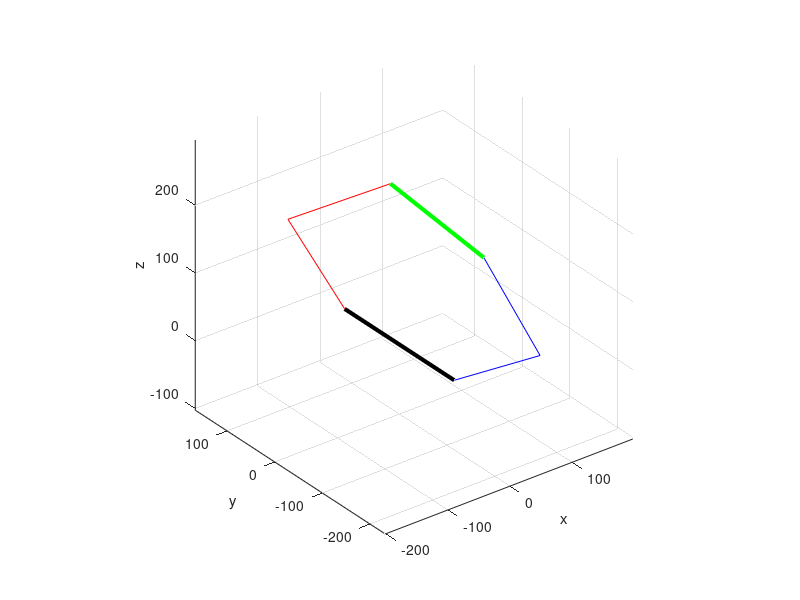

Reproduce this figure in MATLAB.
clc
clear
clf
l1 = 230.0692;
l2 = 146.25;
L1 = 230.0692;
L2 = 146.25;

% l1 = 2.20;
% l2 = 1.4725;
% L1 = 2.20;
% L2 = 1.4725;
% deg = pi/180;

q11q12q21q22 = [0.5*pi/4, pi/6, 1*pi/4, pi/3];
% q11q12q21q22 = [1.35283894173723    1.51568066620560    0.771619248250125    1.01963972090195];
q11 = q11q12q21q22(1);
q12 = q11q12q21q22(2);
q21 = q11q12q21q22(3);
q22 = q11q12q21q22(4);

x11 = sin(q11);
y11 = cos(q11);
x12 = sin(q12);
y12 = cos(q12);
x21 = sin(q21);
y21 = cos(q21);
x22 = sin(q22);
y22 = cos(q22);
% x1213 =  sin(q12 + q13);
% y1213 =  cos(q12 + q13);
% x2223 =  sin(q22 + q23);
% y2223 =  cos(q22 + q23);

%% Hand Calculate
%%----------------------------------------------------------------------------            
% the Substitutional Variables
F = cos(q11) * cos(q21) - sin(q11) * sin(q21);
G = sin(q12) - sin(q22);

D1 = 2 * L2 * F;
D2 = 2 * (L2 * cos(q22) + L1 * cos(q21) + L2 * F * cos(q12));

E1 = 2 * (L2 * cos(q12) + L1 * cos(q11) + L2 * F * cos(q22));
E2 = L2 * cos(q12)^2 + 2 * (L2 * F * cos(q22) + L1 * cos(q11)) * cos(q12) + L2 * cos(q22)^2 + 2 * L1 * cos(q21) * cos(q22);

H1 = L2^2;
H2 = 2 * L2 * E1;
H3 = 2 * L2^2 + E1^2 + 2 * L2 * E2 - D1^2;
H4 = 2 * (L2 * E1 + E1 * E2 - D1 * D2);
H5 = L2^2 + 2 * L2 * E2 + E2^2 - D2^2;

I1 = 2 * L2^2 - D1^2;
I2 = 2 * (L2 * E1 - D1 * D2);
I3 = 2 * L2^2 + 2 * L2 * E2 - D2^2;

%%----------------------------Simplified version----------------------------
J1 = L2^2 * G^4 - G^2 * (I1 - I2 + I3) + H1 - H2 + H3 - H4 + H5;
J2 = L2^2 * 8 * G^3 - 4 * G * (I1 - I2 + I3);
J3 = L2^2 * (4 * G^4 + 24 * G^2) - (4 * (I1 - I2 + I3) + 2 * G^2 * (2 * I3 - I2)) - 4 * H1 + 2 * H2 - 2 * H4 + 4 * H5;
J4 = L2^2 * (24 * G^3 + 32 * G) - 4 * G * (-I1 - I2 + 3 * I3);
J5 = L2^2 * (6 * G^4 + 48 * G^2 + 16) - (8 * (I3 - I1) + 2 * G^2 * (3 * I3 - I1)) + 6 * H1 - 2 * H3 + 6 * H5;
J6 = L2^2 * (24 * G^3 + 32 * G) - 4 * G * (-I1 + I2 + 3 * I3);
J7 = L2^2 * (4 * G^4 + 24 * G^2) - (4 * (I1 + I2 + I3) + 2 * G^2 * (I2 + 2 * I3)) - 4 * H1 - 2 * H2 + 2 * H4 + 4 * H5;
J8 = L2^2 * 8 * G^3 - 4 * G * (I1 + I2 + I3);
J9 = L2^2 * G^4 - G^2 * (I1 + I2 + I3) + H1 + H2 + H3 + H4 + H5;

% the coefficient matrix of the 8-degree polynomials equation
CoefficientMatrix8_Ji = [J1, J2, J3, J4, J5, J6, J7, J8, J9];

% calculate the root of the 8-degree polynomials equation
x = roots(CoefficientMatrix8_Ji);
%%----------------------------------------------------------------------------  
J1 * x.^8  + J2 * x.^7 + J3 * x.^6  + J4 * x.^5 + J5 * x.^4  + J6 * x.^3 + J7 * x.^2 + J8 * x.^1 + J9;

%% Symbolic Solution
% syms x
% C1 * x^8  + C2 * x^7 + C3 * x^6  + C4 * x^5 + C5 * x^4  + C6 * x^3 + C7 * x^2 + C8 * x^1 + C9 = 0;
% x = tan[(q12 + q13/2)/2]
% the coefficient matrix of the 8-degree polynomials equations
% the coefficient matrix of the 8-degree polynomials equation
% CoefficientMatrix8 = [C1, C2, C3, C4, C5, C6, C7, C8, C9];
%%----------------------------------------------------------------------------  
A1 = l2 * x11;
A2 = l2 * x21;
A3 = l2 * x11 * y12 - l2 * x21 * y22;
A4 = l2 * y11;
A5 = l2 * y21;
A6 = l2 * y11 * y12 + l2 * y21 * y22 + l1;

C1 =  (A2^4 + 2*A2^2*A5^2 + A5^4)*x12^4 + (- 4*A2^4 - 8*A2^2*A5^2 - 4*A5^4)*x12^3*x22 + (6*A2^4 + 12*A2^2*A5^2 + 6*A5^4)*x12^2*x22^2 + (2*A1^2*A2^2 - 2*A1^2*A5^2 - 4*A1*A2^2*A3 - 8*A1*A2*A4*A5 + 8*A1*A2*A5*A6 + 4*A1*A3*A5^2 - 2*A2^4 + 2*A2^2*A3^2 - 2*A2^2*A4^2 + 4*A2^2*A4*A6 - 4*A2^2*A5^2 - 2*A2^2*A6^2 + 2*A2^2*l1^2 + 8*A2*A3*A4*A5 - 8*A2*A3*A5*A6 - 2*A3^2*A5^2 + 2*A4^2*A5^2 - 4*A4*A5^2*A6 - 2*A5^4 + 2*A5^2*A6^2 + 2*A5^2*l1^2)*x12^2 + (- 4*A2^4 - 8*A2^2*A5^2 - 4*A5^4)*x12*x22^3 + (- 4*A1^2*A2^2 + 4*A1^2*A5^2 + 8*A1*A2^2*A3 + 16*A1*A2*A4*A5 - 16*A1*A2*A5*A6 - 8*A1*A3*A5^2 + 4*A2^4 - 4*A2^2*A3^2 + 4*A2^2*A4^2 - 8*A2^2*A4*A6 + 8*A2^2*A5^2 + 4*A2^2*A6^2 - 4*A2^2*l1^2 - 16*A2*A3*A4*A5 + 16*A2*A3*A5*A6 + 4*A3^2*A5^2 - 4*A4^2*A5^2 + 8*A4*A5^2*A6 + 4*A5^4 - 4*A5^2*A6^2 - 4*A5^2*l1^2)*x12*x22 + (A2^4 + 2*A2^2*A5^2 + A5^4)*x22^4 + (2*A1^2*A2^2 - 2*A1^2*A5^2 - 4*A1*A2^2*A3 - 8*A1*A2*A4*A5 + 8*A1*A2*A5*A6 + 4*A1*A3*A5^2 - 2*A2^4 + 2*A2^2*A3^2 - 2*A2^2*A4^2 + 4*A2^2*A4*A6 - 4*A2^2*A5^2 - 2*A2^2*A6^2 + 2*A2^2*l1^2 + 8*A2*A3*A4*A5 - 8*A2*A3*A5*A6 - 2*A3^2*A5^2 + 2*A4^2*A5^2 - 4*A4*A5^2*A6 - 2*A5^4 + 2*A5^2*A6^2 + 2*A5^2*l1^2)*x22^2 + A1^4 - 4*A1^3*A3 - 2*A1^2*A2^2 + 6*A1^2*A3^2 + 2*A1^2*A4^2 - 4*A1^2*A4*A6 + 2*A1^2*A5^2 + 2*A1^2*A6^2 - 2*A1^2*l1^2 + 4*A1*A2^2*A3 + 8*A1*A2*A4*A5 - 8*A1*A2*A5*A6 - 4*A1*A3^3 - 4*A1*A3*A4^2 + 8*A1*A3*A4*A6 - 4*A1*A3*A5^2 - 4*A1*A3*A6^2 + 4*A1*A3*l1^2 + A2^4 - 2*A2^2*A3^2 + 2*A2^2*A4^2 - 4*A2^2*A4*A6 + 2*A2^2*A5^2 + 2*A2^2*A6^2 - 2*A2^2*l1^2 - 8*A2*A3*A4*A5 + 8*A2*A3*A5*A6 + A3^4 + 2*A3^2*A4^2 - 4*A3^2*A4*A6 + 2*A3^2*A5^2 + 2*A3^2*A6^2 - 2*A3^2*l1^2 + A4^4 - 4*A4^3*A6 - 2*A4^2*A5^2 + 6*A4^2*A6^2 - 2*A4^2*l1^2 + 4*A4*A5^2*A6 - 4*A4*A6^3 + 4*A4*A6*l1^2 + A5^4 - 2*A5^2*A6^2 - 2*A5^2*l1^2 + A6^4 - 2*A6^2*l1^2 + l1^4;
C2 =  (8*A2^4 + 16*A2^2*A5^2 + 8*A5^4)*x12^3 + (- 24*A2^4 - 48*A2^2*A5^2 - 24*A5^4)*x12^2*x22 + (24*A2^4 + 48*A2^2*A5^2 + 24*A5^4)*x12*x22^2 + (8*A1^2*A2^2 - 8*A1^2*A5^2 - 16*A1*A2^2*A3 - 32*A1*A2*A4*A5 + 32*A1*A2*A5*A6 + 16*A1*A3*A5^2 - 8*A2^4 + 8*A2^2*A3^2 - 8*A2^2*A4^2 + 16*A2^2*A4*A6 - 16*A2^2*A5^2 - 8*A2^2*A6^2 + 8*A2^2*l1^2 + 32*A2*A3*A4*A5 - 32*A2*A3*A5*A6 - 8*A3^2*A5^2 + 8*A4^2*A5^2 - 16*A4*A5^2*A6 - 8*A5^4 + 8*A5^2*A6^2 + 8*A5^2*l1^2)*x12 + (- 8*A2^4 - 16*A2^2*A5^2 - 8*A5^4)*x22^3 + (- 8*A1^2*A2^2 + 8*A1^2*A5^2 + 16*A1*A2^2*A3 + 32*A1*A2*A4*A5 - 32*A1*A2*A5*A6 - 16*A1*A3*A5^2 + 8*A2^4 - 8*A2^2*A3^2 + 8*A2^2*A4^2 - 16*A2^2*A4*A6 + 16*A2^2*A5^2 + 8*A2^2*A6^2 - 8*A2^2*l1^2 - 32*A2*A3*A4*A5 + 32*A2*A3*A5*A6 + 8*A3^2*A5^2 - 8*A4^2*A5^2 + 16*A4*A5^2*A6 + 8*A5^4 - 8*A5^2*A6^2 - 8*A5^2*l1^2)*x22;
C3 =  (4*A2^4 + 8*A2^2*A5^2 + 4*A5^4)*x12^4 + (- 16*A2^4 - 32*A2^2*A5^2 - 16*A5^4)*x12^3*x22 + (24*A2^4 + 48*A2^2*A5^2 + 24*A5^4)*x12^2*x22^2 + (16*A2^4 + 8*A2^2*A3^2 - 8*A1*A2^2*A3 + 32*A2^2*A5^2 - 8*A2^2*A6^2 + 8*A4*A2^2*A6 + 8*A2^2*l1^2 - 32*A2*A3*A5*A6 + 16*A4*A2*A3*A5 + 16*A1*A2*A5*A6 - 8*A3^2*A5^2 + 8*A1*A3*A5^2 + 16*A5^4 + 8*A5^2*A6^2 - 8*A4*A5^2*A6 + 8*A5^2*l1^2)*x12^2 + (- 16*A2^4 - 32*A2^2*A5^2 - 16*A5^4)*x12*x22^3 + (- 32*A2^4 - 16*A2^2*A3^2 + 16*A1*A2^2*A3 - 64*A2^2*A5^2 + 16*A2^2*A6^2 - 16*A4*A2^2*A6 - 16*A2^2*l1^2 + 64*A2*A3*A5*A6 - 32*A4*A2*A3*A5 - 32*A1*A2*A5*A6 + 16*A3^2*A5^2 - 16*A1*A3*A5^2 - 32*A5^4 - 16*A5^2*A6^2 + 16*A4*A5^2*A6 - 16*A5^2*l1^2)*x12*x22 + (4*A2^4 + 8*A2^2*A5^2 + 4*A5^4)*x22^4 + (16*A2^4 + 8*A2^2*A3^2 - 8*A1*A2^2*A3 + 32*A2^2*A5^2 - 8*A2^2*A6^2 + 8*A4*A2^2*A6 + 8*A2^2*l1^2 - 32*A2*A3*A5*A6 + 16*A4*A2*A3*A5 + 16*A1*A2*A5*A6 - 8*A3^2*A5^2 + 8*A1*A3*A5^2 + 16*A5^4 + 8*A5^2*A6^2 - 8*A4*A5^2*A6 + 8*A5^2*l1^2)*x22^2 - 4*A1^4 + 8*A1^3*A3 + 8*A1^2*A2^2 - 8*A1^2*A4^2 + 8*A1^2*A4*A6 - 8*A1^2*A5^2 - 8*A1*A2^2*A3 - 32*A1*A2*A4*A5 + 16*A1*A2*A5*A6 - 8*A1*A3^3 + 8*A1*A3*A4^2 + 8*A1*A3*A5^2 - 8*A1*A3*A6^2 + 8*A1*A3*l1^2 - 4*A2^4 - 8*A2^2*A4^2 + 8*A2^2*A4*A6 - 8*A2^2*A5^2 + 16*A2*A3*A4*A5 + 4*A3^4 - 8*A3^2*A4*A6 + 8*A3^2*A6^2 - 8*A3^2*l1^2 - 4*A4^4 + 8*A4^3*A6 + 8*A4^2*A5^2 - 8*A4*A5^2*A6 - 8*A4*A6^3 + 8*A4*A6*l1^2 - 4*A5^4 + 4*A6^4 - 8*A6^2*l1^2 + 4*l1^4;
C4 =  (24*A2^4 + 48*A2^2*A5^2 + 24*A5^4)*x12^3 + (- 72*A2^4 - 144*A2^2*A5^2 - 72*A5^4)*x12^2*x22 + (72*A2^4 + 144*A2^2*A5^2 + 72*A5^4)*x12*x22^2 + (- 8*A1^2*A2^2 + 8*A1^2*A5^2 - 16*A1*A2^2*A3 + 32*A1*A2*A4*A5 + 32*A1*A2*A5*A6 + 16*A1*A3*A5^2 + 8*A2^4 + 24*A2^2*A3^2 + 8*A2^2*A4^2 + 16*A2^2*A4*A6 + 16*A2^2*A5^2 - 24*A2^2*A6^2 + 24*A2^2*l1^2 + 32*A2*A3*A4*A5 - 96*A2*A3*A5*A6 - 24*A3^2*A5^2 - 8*A4^2*A5^2 - 16*A4*A5^2*A6 + 8*A5^4 + 24*A5^2*A6^2 + 24*A5^2*l1^2)*x12 + (- 24*A2^4 - 48*A2^2*A5^2 - 24*A5^4)*x22^3 + (8*A1^2*A2^2 - 8*A1^2*A5^2 + 16*A1*A2^2*A3 - 32*A1*A2*A4*A5 - 32*A1*A2*A5*A6 - 16*A1*A3*A5^2 - 8*A2^4 - 24*A2^2*A3^2 - 8*A2^2*A4^2 - 16*A2^2*A4*A6 - 16*A2^2*A5^2 + 24*A2^2*A6^2 - 24*A2^2*l1^2 - 32*A2*A3*A4*A5 + 96*A2*A3*A5*A6 + 24*A3^2*A5^2 + 8*A4^2*A5^2 + 16*A4*A5^2*A6 - 8*A5^4 - 24*A5^2*A6^2 - 24*A5^2*l1^2)*x22;
C5 =  (6*A2^4 + 12*A2^2*A5^2 + 6*A5^4)*x12^4 + (- 24*A2^4 - 48*A2^2*A5^2 - 24*A5^4)*x12^3*x22 + (36*A2^4 + 72*A2^2*A5^2 + 36*A5^4)*x12^2*x22^2 + (- 4*A1^2*A2^2 + 4*A1^2*A5^2 + 16*A1*A2*A4*A5 + 36*A2^4 + 12*A2^2*A3^2 + 4*A2^2*A4^2 + 72*A2^2*A5^2 - 12*A2^2*A6^2 + 12*A2^2*l1^2 - 48*A2*A3*A5*A6 - 12*A3^2*A5^2 - 4*A4^2*A5^2 + 36*A5^4 + 12*A5^2*A6^2 + 12*A5^2*l1^2)*x12^2 + (- 24*A2^4 - 48*A2^2*A5^2 - 24*A5^4)*x12*x22^3 + (8*A1^2*A2^2 - 8*A1^2*A5^2 - 32*A1*A2*A4*A5 - 72*A2^4 - 24*A2^2*A3^2 - 8*A2^2*A4^2 - 144*A2^2*A5^2 + 24*A2^2*A6^2 - 24*A2^2*l1^2 + 96*A2*A3*A5*A6 + 24*A3^2*A5^2 + 8*A4^2*A5^2 - 72*A5^4 - 24*A5^2*A6^2 - 24*A5^2*l1^2)*x12*x22 + (6*A2^4 + 12*A2^2*A5^2 + 6*A5^4)*x22^4 + (- 4*A1^2*A2^2 + 4*A1^2*A5^2 + 16*A1*A2*A4*A5 + 36*A2^4 + 12*A2^2*A3^2 + 4*A2^2*A4^2 + 72*A2^2*A5^2 - 12*A2^2*A6^2 + 12*A2^2*l1^2 - 48*A2*A3*A5*A6 - 12*A3^2*A5^2 - 4*A4^2*A5^2 + 36*A5^4 + 12*A5^2*A6^2 + 12*A5^2*l1^2)*x22^2 + 6*A1^4 - 12*A1^2*A2^2 - 12*A1^2*A3^2 + 12*A1^2*A4^2 + 12*A1^2*A5^2 - 4*A1^2*A6^2 + 4*A1^2*l1^2 + 48*A1*A2*A4*A5 - 16*A1*A3*A4*A6 + 6*A2^4 + 4*A2^2*A3^2 + 12*A2^2*A4^2 + 12*A2^2*A5^2 - 4*A2^2*A6^2 + 4*A2^2*l1^2 - 16*A2*A3*A5*A6 + 6*A3^4 - 4*A3^2*A4^2 - 4*A3^2*A5^2 + 12*A3^2*A6^2 - 12*A3^2*l1^2 + 6*A4^4 - 12*A4^2*A5^2 - 12*A4^2*A6^2 + 4*A4^2*l1^2 + 6*A5^4 + 4*A5^2*A6^2 + 4*A5^2*l1^2 + 6*A6^4 - 12*A6^2*l1^2 + 6*l1^4;
C6 = (24*A2^4 + 48*A2^2*A5^2 + 24*A5^4)*x12^3 + (- 72*A2^4 - 144*A2^2*A5^2 - 72*A5^4)*x12^2*x22 + (72*A2^4 + 144*A2^2*A5^2 + 72*A5^4)*x12*x22^2 + (- 8*A1^2*A2^2 + 8*A1^2*A5^2 + 16*A1*A2^2*A3 + 32*A1*A2*A4*A5 - 32*A1*A2*A5*A6 - 16*A1*A3*A5^2 + 8*A2^4 + 24*A2^2*A3^2 + 8*A2^2*A4^2 - 16*A2^2*A4*A6 + 16*A2^2*A5^2 - 24*A2^2*A6^2 + 24*A2^2*l1^2 - 32*A2*A3*A4*A5 - 96*A2*A3*A5*A6 - 24*A3^2*A5^2 - 8*A4^2*A5^2 + 16*A4*A5^2*A6 + 8*A5^4 + 24*A5^2*A6^2 + 24*A5^2*l1^2)*x12 + (- 24*A2^4 - 48*A2^2*A5^2 - 24*A5^4)*x22^3 + (8*A1^2*A2^2 - 8*A1^2*A5^2 - 16*A1*A2^2*A3 - 32*A1*A2*A4*A5 + 32*A1*A2*A5*A6 + 16*A1*A3*A5^2 - 8*A2^4 - 24*A2^2*A3^2 - 8*A2^2*A4^2 + 16*A2^2*A4*A6 - 16*A2^2*A5^2 + 24*A2^2*A6^2 - 24*A2^2*l1^2 + 32*A2*A3*A4*A5 + 96*A2*A3*A5*A6 + 24*A3^2*A5^2 + 8*A4^2*A5^2 - 16*A4*A5^2*A6 - 8*A5^4 - 24*A5^2*A6^2 - 24*A5^2*l1^2)*x22;
C7 = (4*A2^4 + 8*A2^2*A5^2 + 4*A5^4)*x12^4 + (- 16*A2^4 - 32*A2^2*A5^2 - 16*A5^4)*x12^3*x22 + (24*A2^4 + 48*A2^2*A5^2 + 24*A5^4)*x12^2*x22^2 + (16*A2^4 + 8*A2^2*A3^2 + 8*A1*A2^2*A3 + 32*A2^2*A5^2 - 8*A2^2*A6^2 - 8*A4*A2^2*A6 + 8*A2^2*l1^2 - 32*A2*A3*A5*A6 - 16*A4*A2*A3*A5 - 16*A1*A2*A5*A6 - 8*A3^2*A5^2 - 8*A1*A3*A5^2 + 16*A5^4 + 8*A5^2*A6^2 + 8*A4*A5^2*A6 + 8*A5^2*l1^2)*x12^2 + (- 16*A2^4 - 32*A2^2*A5^2 - 16*A5^4)*x12*x22^3 + (- 32*A2^4 - 16*A2^2*A3^2 - 16*A1*A2^2*A3 - 64*A2^2*A5^2 + 16*A2^2*A6^2 + 16*A4*A2^2*A6 - 16*A2^2*l1^2 + 64*A2*A3*A5*A6 + 32*A4*A2*A3*A5 + 32*A1*A2*A5*A6 + 16*A3^2*A5^2 + 16*A1*A3*A5^2 - 32*A5^4 - 16*A5^2*A6^2 - 16*A4*A5^2*A6 - 16*A5^2*l1^2)*x12*x22 + (4*A2^4 + 8*A2^2*A5^2 + 4*A5^4)*x22^4 + (16*A2^4 + 8*A2^2*A3^2 + 8*A1*A2^2*A3 + 32*A2^2*A5^2 - 8*A2^2*A6^2 - 8*A4*A2^2*A6 + 8*A2^2*l1^2 - 32*A2*A3*A5*A6 - 16*A4*A2*A3*A5 - 16*A1*A2*A5*A6 - 8*A3^2*A5^2 - 8*A1*A3*A5^2 + 16*A5^4 + 8*A5^2*A6^2 + 8*A4*A5^2*A6 + 8*A5^2*l1^2)*x22^2 - 4*A1^4 - 8*A1^3*A3 + 8*A1^2*A2^2 - 8*A1^2*A4^2 - 8*A1^2*A4*A6 - 8*A1^2*A5^2 + 8*A1*A2^2*A3 - 32*A1*A2*A4*A5 - 16*A1*A2*A5*A6 + 8*A1*A3^3 - 8*A1*A3*A4^2 - 8*A1*A3*A5^2 + 8*A1*A3*A6^2 - 8*A1*A3*l1^2 - 4*A2^4 - 8*A2^2*A4^2 - 8*A2^2*A4*A6 - 8*A2^2*A5^2 - 16*A2*A3*A4*A5 + 4*A3^4 + 8*A3^2*A4*A6 + 8*A3^2*A6^2 - 8*A3^2*l1^2 - 4*A4^4 - 8*A4^3*A6 + 8*A4^2*A5^2 + 8*A4*A5^2*A6 + 8*A4*A6^3 - 8*A4*A6*l1^2 - 4*A5^4 + 4*A6^4 - 8*A6^2*l1^2 + 4*l1^4;
C8 =  (8*A2^4 + 16*A2^2*A5^2 + 8*A5^4)*x12^3 + (- 24*A2^4 - 48*A2^2*A5^2 - 24*A5^4)*x12^2*x22 + (24*A2^4 + 48*A2^2*A5^2 + 24*A5^4)*x12*x22^2 + (8*A1^2*A2^2 - 8*A1^2*A5^2 + 16*A1*A2^2*A3 - 32*A1*A2*A4*A5 - 32*A1*A2*A5*A6 - 16*A1*A3*A5^2 - 8*A2^4 + 8*A2^2*A3^2 - 8*A2^2*A4^2 - 16*A2^2*A4*A6 - 16*A2^2*A5^2 - 8*A2^2*A6^2 + 8*A2^2*l1^2 - 32*A2*A3*A4*A5 - 32*A2*A3*A5*A6 - 8*A3^2*A5^2 + 8*A4^2*A5^2 + 16*A4*A5^2*A6 - 8*A5^4 + 8*A5^2*A6^2 + 8*A5^2*l1^2)*x12 + (- 8*A2^4 - 16*A2^2*A5^2 - 8*A5^4)*x22^3 + (- 8*A1^2*A2^2 + 8*A1^2*A5^2 - 16*A1*A2^2*A3 + 32*A1*A2*A4*A5 + 32*A1*A2*A5*A6 + 16*A1*A3*A5^2 + 8*A2^4 - 8*A2^2*A3^2 + 8*A2^2*A4^2 + 16*A2^2*A4*A6 + 16*A2^2*A5^2 + 8*A2^2*A6^2 - 8*A2^2*l1^2 + 32*A2*A3*A4*A5 + 32*A2*A3*A5*A6 + 8*A3^2*A5^2 - 8*A4^2*A5^2 - 16*A4*A5^2*A6 + 8*A5^4 - 8*A5^2*A6^2 - 8*A5^2*l1^2)*x22;
C9 =  (A2^4 + 2*A2^2*A5^2 + A5^4)*x12^4 + (- 4*A2^4 - 8*A2^2*A5^2 - 4*A5^4)*x12^3*x22 + (6*A2^4 + 12*A2^2*A5^2 + 6*A5^4)*x12^2*x22^2 + (2*A1^2*A2^2 - 2*A1^2*A5^2 + 4*A1*A2^2*A3 - 8*A1*A2*A4*A5 - 8*A1*A2*A5*A6 - 4*A1*A3*A5^2 - 2*A2^4 + 2*A2^2*A3^2 - 2*A2^2*A4^2 - 4*A2^2*A4*A6 - 4*A2^2*A5^2 - 2*A2^2*A6^2 + 2*A2^2*l1^2 - 8*A2*A3*A4*A5 - 8*A2*A3*A5*A6 - 2*A3^2*A5^2 + 2*A4^2*A5^2 + 4*A4*A5^2*A6 - 2*A5^4 + 2*A5^2*A6^2 + 2*A5^2*l1^2)*x12^2 + (- 4*A2^4 - 8*A2^2*A5^2 - 4*A5^4)*x12*x22^3 + (- 4*A1^2*A2^2 + 4*A1^2*A5^2 - 8*A1*A2^2*A3 + 16*A1*A2*A4*A5 + 16*A1*A2*A5*A6 + 8*A1*A3*A5^2 + 4*A2^4 - 4*A2^2*A3^2 + 4*A2^2*A4^2 + 8*A2^2*A4*A6 + 8*A2^2*A5^2 + 4*A2^2*A6^2 - 4*A2^2*l1^2 + 16*A2*A3*A4*A5 + 16*A2*A3*A5*A6 + 4*A3^2*A5^2 - 4*A4^2*A5^2 - 8*A4*A5^2*A6 + 4*A5^4 - 4*A5^2*A6^2 - 4*A5^2*l1^2)*x12*x22 + (A2^4 + 2*A2^2*A5^2 + A5^4)*x22^4 + (2*A1^2*A2^2 - 2*A1^2*A5^2 + 4*A1*A2^2*A3 - 8*A1*A2*A4*A5 - 8*A1*A2*A5*A6 - 4*A1*A3*A5^2 - 2*A2^4 + 2*A2^2*A3^2 - 2*A2^2*A4^2 - 4*A2^2*A4*A6 - 4*A2^2*A5^2 - 2*A2^2*A6^2 + 2*A2^2*l1^2 - 8*A2*A3*A4*A5 - 8*A2*A3*A5*A6 - 2*A3^2*A5^2 + 2*A4^2*A5^2 + 4*A4*A5^2*A6 - 2*A5^4 + 2*A5^2*A6^2 + 2*A5^2*l1^2)*x22^2 + A1^4 + 4*A1^3*A3 - 2*A1^2*A2^2 + 6*A1^2*A3^2 + 2*A1^2*A4^2 + 4*A1^2*A4*A6 + 2*A1^2*A5^2 + 2*A1^2*A6^2 - 2*A1^2*l1^2 - 4*A1*A2^2*A3 + 8*A1*A2*A4*A5 + 8*A1*A2*A5*A6 + 4*A1*A3^3 + 4*A1*A3*A4^2 + 8*A1*A3*A4*A6 + 4*A1*A3*A5^2 + 4*A1*A3*A6^2 - 4*A1*A3*l1^2 + A2^4 - 2*A2^2*A3^2 + 2*A2^2*A4^2 + 4*A2^2*A4*A6 + 2*A2^2*A5^2 + 2*A2^2*A6^2 - 2*A2^2*l1^2 + 8*A2*A3*A4*A5 + 8*A2*A3*A5*A6 + A3^4 + 2*A3^2*A4^2 + 4*A3^2*A4*A6 + 2*A3^2*A5^2 + 2*A3^2*A6^2 - 2*A3^2*l1^2 + A4^4 + 4*A4^3*A6 - 2*A4^2*A5^2 + 6*A4^2*A6^2 - 2*A4^2*l1^2 - 4*A4*A5^2*A6 + 4*A4*A6^3 - 4*A4*A6*l1^2 + A5^4 - 2*A5^2*A6^2 - 2*A5^2*l1^2 + A6^4 - 2*A6^2*l1^2 + l1^4;

% the coefficient matrix of the 8-degree polynomials equation
CoefficientMatrix8_Ci = [C1, C2, C3, C4, C5, C6, C7, C8, C9]/2.13890625e4;

% calculate the root of the 8-degree polynomials equation
%---------- x = roots()-----------
% x = roots(CoefficientMatrix8_Ci);

%---------- x = fzero(fun,x0)-----------
% fun = @(x) J1 * x.^8  + J2 * x.^7 + J3 * x.^6  + J4 * x.^5 + J5 * x.^4  + J6 * x.^3 + J7 * x.^2 + J8 * x.^1 + J9;
% x0 = 0;
% x = fzero(fun,x0);
%%----------------------------------------------------------------------------  

%  error = CoefficientMatrix8_Ci/CoefficientMatrix8_Ji

%%
% get the value of real number (+/-)
x = x(imag(x) == 0);
NumRealq13 = length (x);

% the final value of "+/-theta13" 
% the programm should judge the sign of the value

% For real elements of X, atan(X) returns values in the interval [-pi/2,pi/2]
 q13all = 2 * atan(x) - q12;

%% ------------------Obtain all of the correct values and assign to q13q23-------------------------
% numbers of i and j are used to count the possible values that satisfy the
% condiation of C1z = C2z; And then, assign all the possible values to
% matrix q13q23;

 
 for Numq13 = 1:length(q13all)
     
     q13SingleValue = q13all(Numq13);
     
   %% -------------- Calculate the value of q23 (theta23) ----------------      
    % (q22+q23all)*180/pi
    % sin(q12) + sin(q12+q13SingleValue) - sin(q22) - sin(q22+q23all) == 0 
    %  For real elements of x in the interval [-1,1], asin(x) returns values in the interval [-pi/2,pi/2]
    q23all(1) = asin(sin(q12) + sin(q12 + q13SingleValue) - sin(q22)) - q22;
    q23all(2) =  - pi - asin(sin(q12) + sin(q12 + q13SingleValue) - sin(q22)) - q22;
    q23all(3) =    pi - asin(sin(q12) + sin(q12 + q13SingleValue) - sin(q22)) - q22;
    % q23all * 180 / pi

     for Numq23 = 1:length(q23all)
         q23SingleValue = q23all(Numq23);
       %% -----------------------Get the output values of Moving Platform-----------------------
        %%--------------------Calculate the position of Ai Bi Ci------------------
         A1 = [0, -L1/2, 0];
         B1 = [L2 * cos(q12) * sin(q11), -L1/2 - L2 * cos(q12) * cos(q11), L2 * sin(q12)];
         C1 = [L2 * (cos(q12) + cos(q12 + q13SingleValue)) * sin(q11), -L1/2 - L2 * (cos(q12) + cos(q12 + q13SingleValue)) * cos(q11), ...
             L2 * (sin(q12) + sin(q12 + q13SingleValue))];
         
         A2 = [0, L1/2, 0];
         B2 = [- L2 * cos(q22) * sin(q21), L1/2 + L2 * cos(q22) * cos(q21), L2 * sin(q22)];
         C2 = [- L2 * (cos(q22) + cos(q22 + q23SingleValue)) * sin(q21), L1/2 + L2 * (cos(q22) + cos(q22 + q23SingleValue)) * cos(q21),...
             L2 * (sin(q22) + sin(q22 + q23SingleValue))];
         %%------------------------------------------------------------------------
       JudgeLength_C1C2(Numq23) = norm(C1 - C2) - L1;
     end
     
     %Choose the column of minmum solution
     [row,col] = find(JudgeLength_C1C2 == min(JudgeLength_C1C2));
         
     % Approching the desired points
     if  abs(C1(3) - C2(3)) > 1e-8 || abs( q13all(Numq13) ) - pi > 1e-8 || abs(JudgeLength_C1C2(col(1))) > 1e-8
         JudgeLength_C1C2_min = JudgeLength_C1C2(col(1));
         delta_q = 0.01;
         q13SingleValue = q13SingleValue - delta_q;
         SignChange_1 = 0;
         SignChange_2 = 0;
         j = 0;
         
         tic
         % iterative method to get the optimal value
         while(abs(norm(C1 - C2) - L1) > 1e-8 && j <= 500)
             j = j + 1;
             C1 = [L2 * (cos(q12) + cos(q12 + q13SingleValue)) * sin(q11), -L1/2 - L2 * (cos(q12) + cos(q12 + q13SingleValue)) * cos(q11), ...
                 L2 * (sin(q12) + sin(q12 + q13SingleValue))];
             C2 = [- L2 * (cos(q22) + cos(q22 + q23SingleValue)) * sin(q21), L1/2 + L2 * (cos(q22) + cos(q22 + q23SingleValue)) * cos(q21),...
                 L2 * (sin(q22) + sin(q22 + q23SingleValue))];
             if JudgeLength_C1C2_min > 0
                 if SignChange_1 == 0
                     if(norm(C1 - C2) - L1) - JudgeLength_C1C2_min < 0
                         delta_q = 0.5 * delta_q;
                     elseif (norm(C1 - C2) - L1) - JudgeLength_C1C2_min >= 0
                         delta_q = - 0.5 * delta_q;
                     end
                     SignChange_1 = SignChange_1 + 1;
                     SignChange_2 = 0;
                 end
             elseif JudgeLength_C1C2_min < 0
                 if SignChange_2 == 0
                     if(norm(C1 - C2) - L1) - JudgeLength_C1C2_min > 0
                         delta_q = 0.5 * delta_q;
                     elseif (norm(C1 - C2) - L1) - JudgeLength_C1C2_min <= 0
                         delta_q = - 0.5 * delta_q;
                     end
                 end
                 SignChange_1 = 0;
                 SignChange_2 = SignChange_2 + 1;
             end
             q13SingleValue = q13SingleValue - delta_q;
             JudgeLength_C1C2_min = norm(C1 - C2) - L1;
         end
         toc 
                  
         % assign the values to q13q23
         q13 = q13SingleValue;
         q23 = q23SingleValue;
         
         % Calculate the center point of moving platform
         p(1:3) = (C1 + C2) / 2;
         C1C2 = C2 - C1;
         yaxis = [0, 1, 0];
         % Judge the direction of the rotation around Z-axis
         directionC1C2Xxaxis = cross(C1C2, yaxis);
         if directionC1C2Xxaxis(3) < 0
             gamma = -acos((C1C2 * yaxis')/(norm(C1C2)* norm(yaxis)));
         else
             gamma = acos((C1C2 * yaxis')/(norm(C1C2)* norm(yaxis)));
         end
         p(4:6) = [0, 0, gamma];
         ABC = [A1, B1, C1, A2, B2, C2];
         
         %%-------------------------q14q15 and q24q25------------------------------
         % Calculate the angles of q14q15 and q24q25
         q14 = q12 + q13 - pi/2;
         q15 = q11;
         q24 = q22 + q23 - pi/2;
         q25 = q21;
         %%------------------------------------------------------------------------
         %%-------------------------q11-q15 and q21-q25------------------------------
         q1q2 = [q11, q12, q13, q14, q15, q21, q22, q23, q24, q25];
         break
     elseif  abs( q13all(Numq13) ) - pi < 1e-8 && JudgeLength_C1C2(col(1)) < 1e-8
         display('Zero Position, Calculation process needs to check!');
         p = [0 0 0 0 0 0];
         gamma = 0;
         q13 = pi;
         q23 = pi;
         ABC = [A1, B1, C1, A2, B2, C2];
         q14 = q12 + q13 - pi/2;
         q15 = q11;
         q24 = q22 + q23 - pi/2;
         q25 = q21;
         q1q2 = [q11, q12, q13, q14, q15, q21, q22, q23, q24, q25];
     else
         display('No solution for this input, Calculation process is stopped');
         p = [];
         ABC = [];
         q1q2 = [0, pi/4, pi/2, -pi/4, 0, 0, pi/4, pi/2, -pi/4, 0];
     end
            
 end

norm(C1 - C2) - L1
j
 %% --------------------Plot the mechanism Ai Bi Ci------------------
 PA1B1C1x = [A1(1), B1(1), C1(1)];
 PA1B1C1y = [A1(2), B1(2), C1(2)];
 PA1B1C1z = [A1(3), B1(3), C1(3)];
 plot3(PA1B1C1x, PA1B1C1y, PA1B1C1z,'b-'); hold on;
 
 PA2B2C2x = [A2(1), B2(1), C2(1)];
 PA2B2C2y = [A2(2), B2(2), C2(2)];
 PA2B2C2z = [A2(3), B2(3), C2(3)];
 plot3(PA2B2C2x, PA2B2C2y, PA2B2C2z,'r-'); hold on;
 
 PC1C2x = [C1(1), C2(1)];
 PC1C2y = [C1(2), C2(2)];
 PC1C2z = [C1(3), C2(3)];
 plot3(PC1C2x, PC1C2y, PC1C2z,'g-','linewidth',3); hold on;
 
 PA1A2x = [A1(1), A2(1)];
 PA1A2y = [A1(2), A2(2)];
 PA1A2z = [A1(3), A2(3)];
 plot3(PA1A2x, PA1A2y, PA1A2z,'k-','linewidth',3); hold on;
 
 grid on;
 axis equal;
 xlabel('x');
 ylabel('y');
 zlabel('z');
 
%----------------- plot xyz axes of base point --------------
x_axis = [0.5 0 0];
y_axis = [0 0.5 0];
z_axis = [0 0 0.5];
OP= [0 0 0];
xyz = [OP;x_axis;OP;y_axis;OP;z_axis];
i = 1:2;
plot3(xyz(i,1),xyz(i,2),xyz(i,3),'-r');
i = 3:4;
plot3(xyz(i,1),xyz(i,2),xyz(i,3),'-g');
i = 5:6;
plot3(xyz(i,1),xyz(i,2),xyz(i,3),'-b');
axis equal;
%-----------------------------------------------------------

%%Here is used to judge the existance of the solution
if j > 500
    display('No solution for this input, Calculation process is stopped');
    p = [];
    ABC = [];
    q1q2 = [0, pi/4, pi/2, -pi/4, 0, 0, pi/4, pi/2, -pi/4, 0];
end

